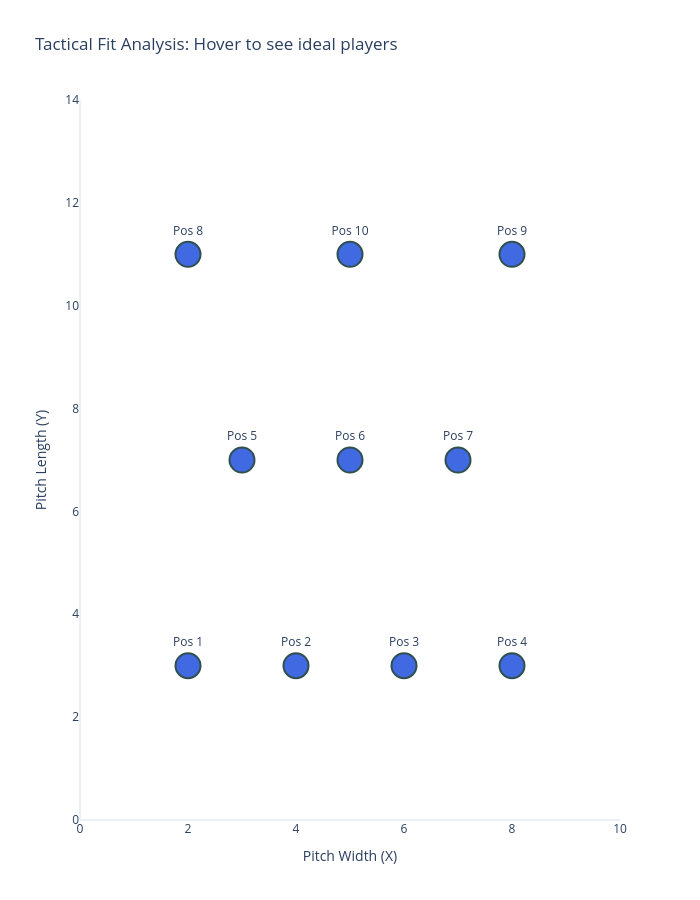

Notebook source saved alongside this figure:
### Code cell
import plotly.graph_objects as go
import numpy as np
import torch
import pandas as pd


def visualize_tactical_fit(custom_coords, squad_df, model, device, player_stats_cols):
    """
    custom_coords: List of tuples [(x1, y1), (x2, y2), ... (x10, y10)]
    squad_df: DataFrame containing the players you want to test (e.g., FC Bayern)
    """
    model.eval()

    # 1. Prepare Coordinates
    coords_np = np.array(custom_coords, dtype=float)
    # Normalize globally (consistent with training: x centered at 5, y at 7)
    coords_norm = coords_np.copy()
    coords_norm[:, 0] = (coords_norm[:, 0] - 5.0) / 4.0
    coords_norm[:, 1] = (coords_norm[:, 1] - 7.0) / 4.0

    all_rankings = []

    # 2. Process each of the 10 positions
    for i in range(len(coords_norm)):
        target_pos_val = coords_norm[i]
        teammates_pos_vals = np.delete(coords_norm, i, axis=0)

        # Calculate Relative Geometry (matching advanced model logic)
        relative_vectors = teammates_pos_vals - target_pos_val
        distances = np.linalg.norm(relative_vectors, axis=1) / 2.5
        angles = np.arctan2(relative_vectors[:, 1], relative_vectors[:, 0]) / np.pi

        formation_input = np.stack([distances, angles], axis=1)[:9]

        # Convert to Tensors
        target_pos_tensor = torch.tensor([target_pos_val], dtype=torch.float32).to(
            device
        )
        formation_tensor = torch.tensor([formation_input], dtype=torch.float32).to(
            device
        )

        with torch.no_grad():
            # Encode the "Job Requirement"
            f_embed = model.formation_tower(formation_tensor, target_pos_tensor)
            f_norm = f_embed / (torch.linalg.norm(f_embed, dim=1, keepdim=True) + 1e-8)

            # Score all players in the squad for THIS specific position
            scores = []
            for _, player_row in squad_df.iterrows():
                p_stats = torch.tensor(
                    [player_row[player_stats_cols].values], dtype=torch.float32
                ).to(device)
                p_embed = model.player_tower(p_stats)
                p_norm = p_embed / (
                    torch.linalg.norm(p_embed, dim=1, keepdim=True) + 1e-8
                )

                score = torch.matmul(f_norm, p_norm.T).item()
                scores.append((player_row["player_name"], score))

        # Sort and take top 5 for the hover tooltip
        scores.sort(key=lambda x: x[1], reverse=True)
        top_list = "<br>".join([f"{name}: {s:.3f}" for name, s in scores[:5]])
        all_rankings.append(top_list)

    # 3. Create Plotly Visualization
    fig = go.Figure()

    fig.add_trace(
        go.Scatter(
            x=coords_np[:, 0],
            y=coords_np[:, 1],
            mode="markers+text",
            marker=dict(
                size=25, color="RoyalBlue", line=dict(width=2, color="DarkSlateGrey")
            ),
            text=[f"Pos {i + 1}" for i in range(10)],
            textposition="top center",
            hoverinfo="text",
            hovertext=[f"<b>Top Candidates:</b><br>{rank}" for rank in all_rankings],
        )
    )

    # Clean up the layout to look like a pitch
    fig.update_layout(
        title="Tactical Fit Analysis: Hover to see ideal players",
        xaxis=dict(title="Pitch Width (X)", range=[0, 10], showgrid=False),
        yaxis=dict(title="Pitch Length (Y)", range=[0, 14], showgrid=False),
        width=700,
        height=900,
        template="plotly_white",
    )

    fig.show()


# --- EXAMPLE USAGE ---
# Define a 4-2-3-1 (approximate coords)
modern_4231 = [
    (2, 3),
    (8, 3),
    (4, 3),
    (6, 3),  # Back 4
    (4, 6),
    (6, 6),  # Midfield 2
    (2, 9),
    (5, 9),
    (8, 9),  # Attacking Mid 3
    (5, 12),  # Striker
]

classic_442 = [
    # Back 4 (Defense)
    (2, 3),  # Left Back (LB)
    (4, 3),  # Left Center Back (LCB)
    (6, 3),  # Right Center Back (RCB)
    (8, 3),  # Right Back (RB)
    # Midfield 4
    (2, 7),  # Left Midfield (LM / LW)
    (4, 7),  # Left Central Midfield (LCM)
    (6, 7),  # Right Central Midfield (RCM)
    (8, 7),  # Right Midfield (RM / RW)
    # Front 2 (Strikers)
    (4, 11),  # Left Striker (LS)
    (6, 11),  # Right Striker (RS)
]

attacking_433 = [
    # Back 4
    (2, 3),  # Left Back (LB)
    (4, 3),  # Left Center Back (LCB)
    (6, 3),  # Right Center Back (RCB)
    (8, 3),  # Right Back (RB)
    # Midfield 3
    (3, 7),  # Defensive Midfielder (CDM) - The "Pivot"
    (5, 7),  # Left Central Midfielder (LCM)
    (7, 7),  # Right Central Midfielder (RCM)
    # Front 3
    (2, 11),  # Left Winger (LW)
    (8, 11),  # Right Winger (RW)
    (5, 11),  # Center Forward (ST)
]

device = torch.device("cuda" if torch.cuda.is_available() else "cpu")

# Load the Simple Model
model = TwoTower().to(device)
model_path = "best_soccer_model.pth"
state_dict = torch.load(model_path, map_location=device, weights_only=True)
model.load_state_dict(state_dict)

# visualize_tactical_fit(
#     modern_4231, df_match_fc_bayern_munich, model, device, player_stats_cols
# )
visualize_tactical_fit(
    attacking_433, df_match_fc_bayern_munich, model, device, player_stats_cols
)

### Figure 1 — Plotly figure (JSON) as saved in the notebook; plotly's stock layout.template omitted (floating-point values rounded to 4 significant figures)
{"data": [{"hoverinfo": "text", "hovertext": ["<b>Top Candidates:</b><br>Philipp Lahm: 0.032<br>Juan Bernat: -0.005<br>David Alaba: -0.082<br>Douglas Costa: -0.132<br>Arturo Vidal: -0.185", "<b>Top Candidates:</b><br>Philipp Lahm: 0.177<br>David Alaba: 0.121<br>Juan Bernat: 0.105<br>Arturo Vidal: 0.051<br>Douglas Costa: 0.002", "<b>Top Candidates:</b><br>Philipp Lahm: 0.266<br>David Alaba: 0.205<br>Juan Bernat: 0.165<br>Arturo Vidal: 0.134<br>Douglas Costa: 0.061", "<b>Top Candidates:</b><br>Philipp Lahm: -0.040<br>Juan Bernat: -0.097<br>David Alaba: -0.107<br>Douglas Costa: -0.175<br>Arturo Vidal: -0.185", "<b>Top Candidates:</b><br>Joshua Kimmich: -0.184<br>Thomas Mueller: -0.250<br>Douglas Costa: -0.269<br>Thiago Alcantara: -0.272<br>Robert Lewandowski: -0.274", "<b>Top Candidates:</b><br>Joshua Kimmich: -0.069<br>Arturo Vidal: -0.155<br>Thiago Alcantara: -0.157<br>Thomas Mueller: -0.158<br>Juan Bernat: -0.159", "<b>Top Candidates:</b><br>Joshua Kimmich: 0.028<br>Thiago Alcantara: -0.018<br>Thomas Mueller: -0.027<br>Arturo Vidal: -0.066<br>Robert Lewandowski: -0.091", "<b>Top Candidates:</b><br>Thomas Mueller: 0.239<br>Juan Bernat: 0.234<br>Douglas Costa: 0.228<br>Arjen Robben: 0.224<br>Philipp Lahm: 0.220", "<b>Top Candidates:</b><br>Robert Lewandowski: 0.106<br>Arjen Robben: 0.059<br>Douglas Costa: 0.027<br>Thomas Mueller: 0.025<br>Arturo Vidal: -0.019", "<b>Top Candidates:</b><br>Robert Lewandowski: 0.351<br>Arjen Robben: 0.293<br>Douglas Costa: 0.276<br>Thomas Mueller: 0.242<br>Thiago Alcantara: 0.209"], "marker": {"color": "RoyalBlue", "line": {"color": "DarkSlateGrey", "width": 2}, "size": 25}, "mode": "markers+text", "text": ["Pos 1", "Pos 2", "Pos 3", "Pos 4", "Pos 5", "Pos 6", "Pos 7", "Pos 8", "Pos 9", "Pos 10"], "textposition": "top center", "type": "scatter", "x": [2.0, 4.0, 6.0, 8.0, 3.0, 5.0, 7.0, 2.0, 8.0, 5.0], "y": [3.0, 3.0, 3.0, 3.0, 7.0, 7.0, 7.0, 11.0, 11.0, 11.0]}], "layout": {"height": 900, "title": {"text": "Tactical Fit Analysis: Hover to see ideal players"}, "width": 700, "xaxis": {"range": [0, 10], "showgrid": false, "title": {"text": "Pitch Width (X)"}}, "yaxis": {"range": [0, 14], "showgrid": false, "title": {"text": "Pitch Length (Y)"}}}}
